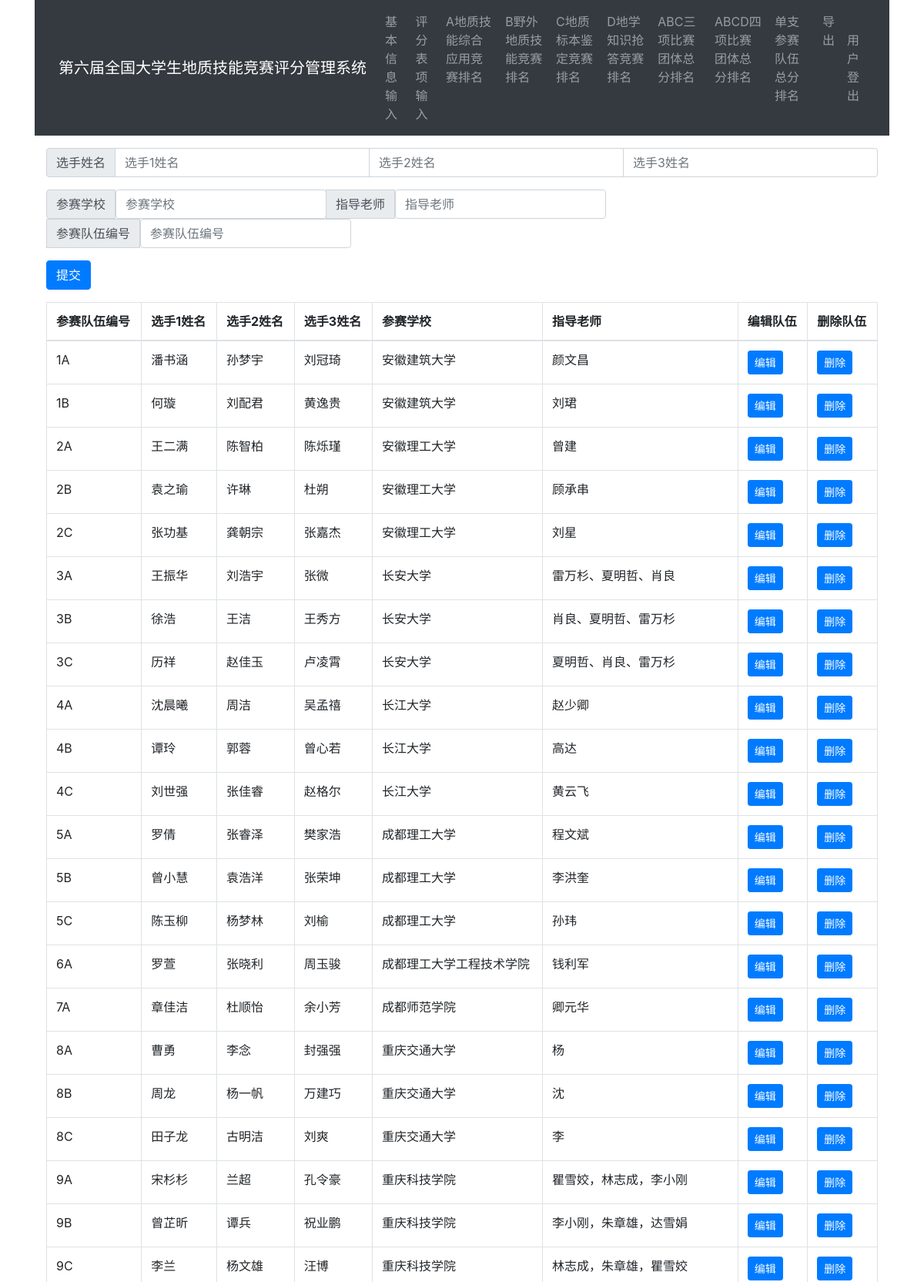
The page /studentupdate (signed in, upper part) on the database its author committed.
### flask_app.py (models this page shows)
class Team(db.Model):
    id=db.Column(db.String(10),primary_key=True)#编号
    name1=db.Column(db.String(100))#三个队员
    name2=db.Column(db.String(100))
    name3=db.Column(db.String(100))
    teacher=db.Column(db.String(100))#指导教师
    school=db.Column(db.String(100))#所在学校
    schoolid=db.Column(db.Integer,db.ForeignKey('school.id'))
    address=db.Column(db.String(100))#联系方式？
    score1=db.Column(db.Float)#四项得分
    score2=db.Column(db.Float)
    score3=db.Column(db.Float)
    score4=db.Column(db.Float)
    score=db.Column(db.Float)#总分？

### views.py (the view, shortened to what this page needs)
@app.route('/studentupdate',methods=['GET','POST'])
@login_required
def update_student():
    stud=Team.query.all()
    return render_template('updatestu.html',student=stud)

### flask_app.py (called while the page is built)
@login_manager.user_loader
def load_user(user_id):  # 创建用户加载回调函数，接受用户 ID 作为参数
    user = User.query.get(int(user_id))  # 用 ID 作为 User 模型的主键查询对应的用户
    return user  # 返回用户对象

### templates/updatestu.html (shortened to what this page needs)
{% extends 'base.html' %}
{% block content %}
<div class="container mt-3">
  <form method="POST">
    <div class="input-group mb-3">
      <div class="input-group-prepend">
        <span class="input-group-text" >选手姓名</span>
      </div>
      <input type="text" name="name1" class="form-control"  placeholder="选手1姓名" required>
      <input type="text" name="name2" class="form-control"  placeholder="选手2姓名" required>
      <input type="text" name="name3" class="form-control"  placeholder="选手3姓名" required>
    </div>
    <div class="input-group mb-3">
      <div class="input-group-prepend">
        <span class="input-group-text">参赛学校</span>
        <input type="text" name="school" class="form-control"  placeholder="参赛学校" required>
      </div>
      <div class="input-group-prepend">
        <span class="input-group-text">指导老师</span>
        <input type="text" name="teacher" class="form-control"  placeholder="指导老师" required>
      </div>
      <div class="input-group-prepend">
        <span class="input-group-text">参赛队伍编号</span>
        <input type="text" name="num" class="form-control"  placeholder="参赛队伍编号" required>
      </div>
    </div>
    <div class="input-group mb-3">
        <button type="submit"  class="btn btn-primary">提交</button>
    </div>
  </form>
</div>
<div class="container">
<table class="table table-bordered">
<thead>
<th>参赛队伍编号</th>
<th>选手1姓名</th>
<th>选手2姓名</th>
<th>选手3姓名</th>
<th>参赛学校</th>
<th>指导老师</th>
<th>编辑队伍</th>
<th>删除队伍</th>
</thead>
<tbody>
{% for stu in student %}
<tr>
<td>{{stu.id}}</td>
<td>{{stu.name1}}</td>
<td>{{stu.name2}}</td>
<td>{{stu.name3}}</td>
<td>{{stu.school}}</td>
<td>{{stu.teacher}}</td>
<td>
<a class="btn btn-primary btn-sm" href="{{ url_for('edit', stu_id=stu.id) }}">编辑</a>
</td>
<td>
     <form method="post" action="{{ url_for('delete_student', stu_id=stu.id) }}">
        <input class="btn btn-primary btn-sm" type="submit" name="delete" value="删除" onclick="return confirm('Are you sure?')">
    </form>
</td>
</tr>
{% endfor %}
</tbody>
</table>
</div>
{% endblock %}

### static/style.css (style rules this page uses)
html { overflow-y: scroll; }
:root { overflow-y: auto; overflow-x: hidden; }
:root body { position: absolute; }
body { width: 100vw; overflow: hidden; }

### rows shown on the page
Team: id "1A", name1 "潘书涵", name2 "孙梦宇", name3 "刘冠琦", school "安徽建筑大学", teacher "颜文昌"
Team: id "1B", name1 "何璇", name2 "刘配君", name3 "黄逸贵", school "安徽建筑大学", teacher "刘珺"
Team: id "2A", name1 "王二满", name2 "陈智柏", name3 "陈烁瑾", school "安徽理工大学", teacher "曾建"
Team: id "2B", name1 "袁之瑜", name2 "许琳", name3 "杜朔", school "安徽理工大学", teacher "顾承串"
Team: id "2C", name1 "张功基", name2 "龚朝宗", name3 "张嘉杰", school "安徽理工大学", teacher "刘星"
Team: id "3A", name1 "王振华", name2 "刘浩宇", name3 "张微", school "长安大学", teacher "雷万杉、夏明哲、肖良"
Team: id "3B", name1 "徐浩", name2 "王洁", name3 "王秀方", school "长安大学", teacher "肖良、夏明哲、雷万杉"
Team: id "3C", name1 "历祥", name2 "赵佳玉", name3 "卢凌霄", school "长安大学", teacher "夏明哲、肖良、雷万杉"
Team: id "4A", name1 "沈晨曦", name2 "周洁", name3 "吴孟禧", school "长江大学", teacher "赵少卿"
Team: id "4B", name1 "谭玲", name2 "郭蓉", name3 "曾心若", school "长江大学", teacher "高达"
Team: id "4C", name1 "刘世强", name2 "张佳睿", name3 "赵格尔", school "长江大学", teacher "黄云飞"
Team: id "5A", name1 "罗倩", name2 "张睿泽", name3 "樊家浩", school "成都理工大学", teacher "程文斌"
Team: id "5B", name1 "曾小慧", name2 "袁浩洋", name3 "张荣坤", school "成都理工大学", teacher "李洪奎"
Team: id "5C", name1 "陈玉柳", name2 "杨梦林", name3 "刘榆", school "成都理工大学", teacher "孙玮"
Team: id "6A", name1 "罗萱", name2 "张晓利", name3 "周玉骏", school "成都理工大学工程技术学院", teacher "钱利军"
Team: id "7A", name1 "章佳洁", name2 "杜顺怡", name3 "余小芳", school "成都师范学院", teacher "卿元华"
Team: id "8A", name1 "曹勇", name2 "李念", name3 "封强强", school "重庆交通大学", teacher "杨"
Team: id "8B", name1 "周龙", name2 "杨一帆", name3 "万建巧", school "重庆交通大学", teacher "沈"
Team: id "8C", name1 "田子龙", name2 "古明洁", name3 "刘爽", school "重庆交通大学", teacher "李"
Team: id "9A", name1 "宋杉杉", name2 "兰超", name3 "孔令豪", school "重庆科技学院", teacher "瞿雪姣，林志成，李小刚"
Team: id "9B", name1 "曾芷昕", name2 "谭兵", name3 "祝业鹏", school "重庆科技学院", teacher "李小刚，朱章雄，达雪娟"
Team: id "9C", name1 "李兰", name2 "杨文雄", name3 "汪博", school "重庆科技学院", teacher "林志成，朱章雄，瞿雪姣"
